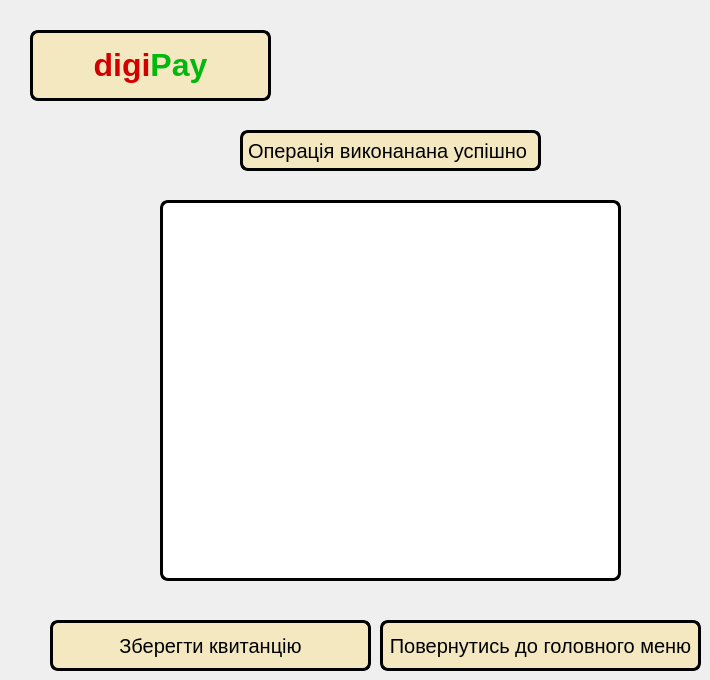
   <widget class="QWidget" name="checkPage">
    <widget class="QLabel" name="digipay_label_5">
     <property name="geometry">
      <rect>
       <x>30</x>
       <y>30</y>
       <width>241</width>
       <height>71</height>
      </rect>
     </property>
     <property name="styleSheet">
      <string notr="true">background-color: #F4E8C1;
border-style: solid;
border-width: 3px;
border-radius: 8px</string>
     </property>
     <property name="text">
      <string>&lt;!DOCTYPE HTML PUBLIC &quot;-//W3C//DTD HTML 4.0//EN&quot; &quot;http://www.w3.org/TR/REC-html40/strict.dtd&quot;&gt;
&lt;html&gt;&lt;head&gt;&lt;meta name=&quot;qrichtext&quot; content=&quot;1&quot; /&gt;&lt;style type=&quot;text/css&quot;&gt;
p, li { white-space: pre-wrap; }
&lt;/style&gt;&lt;/head&gt;&lt;body style=&quot; font-family:'MS Shell Dlg 2'; font-size:8pt; font-weight:400; font-style:normal;&quot;&gt;
&lt;p style=&quot; margin-top:0px; margin-bottom:0px; margin-left:0px; margin-right:0px; -qt-block-indent:0; text-indent:0px;&quot;&gt;&lt;span style=&quot; font-size:24pt; font-weight:600; color:#d30000;&quot;&gt;digi&lt;/span&gt;&lt;span style=&quot; font-size:24pt; font-weight:600; color:#01b80d;&quot;&gt;Pay&lt;/span&gt;&lt;/p&gt;&lt;/body&gt;&lt;/html&gt;</string>
     </property>
     <property name="alignment">
      <set>Qt::AlignCenter</set>
     </property>
    </widget>
    <widget class="QLabel" name="check">
     <property name="geometry">
      <rect>
       <x>160</x>
       <y>200</y>
       <width>461</width>
       <height>381</height>
      </rect>
     </property>
     <property name="font">
      <font>
       <pointsize>15</pointsize>
      </font>
     </property>
     <property name="styleSheet">
      <string notr="true">background-color: #ffffff;
border-style: solid;
border-width: 3px;
border-radius: 8px</string>
     </property>
     <property name="text">
      <string/>
     </property>
     <property name="alignment">
      <set>Qt::AlignLeading|Qt::AlignLeft|Qt::AlignTop</set>
     </property>
    </widget>
    <widget class="QPushButton" name="back_to_main_menu">
     <property name="geometry">
      <rect>
       <x>380</x>
       <y>620</y>
       <width>321</width>
       <height>51</height>
      </rect>
     </property>
     <property name="font">
      <font>
       <pointsize>15</pointsize>
      </font>
     </property>
     <property name="cursor">
      <cursorShape>PointingHandCursor</cursorShape>
     </property>
     <property name="styleSheet">
      <string notr="true">background-color: #F4E8C1;
border-width: 3px;
border-radius: 8px;
border-color: black;
border-style: solid;
outline: 0;</string>
     </property>
     <property name="text">
      <string>Повернутись до головного меню</string>
     </property>
    </widget>
    <widget class="QLabel" name="label_4">
     <property name="geometry">
      <rect>
       <x>240</x>
       <y>130</y>
       <width>301</width>
       <height>41</height>
      </rect>
     </property>
     <property name="font">
      <font>
       <pointsize>15</pointsize>
      </font>
     </property>
     <property name="styleSheet">
      <string notr="true">background-color: #F4E8C1;
border-style: solid;
border-width: 3px;
border-radius: 8px</string>
     </property>
     <property name="text">
      <string>Операція виконанана успішно</string>
     </property>
    </widget>
    <widget class="QPushButton" name="save_check">
     <property name="geometry">
      <rect>
       <x>50</x>
       <y>620</y>
       <width>321</width>
       <height>51</height>
      </rect>
     </property>
     <property name="font">
      <font>
       <pointsize>15</pointsize>
      </font>
     </property>
     <property name="cursor">
      <cursorShape>PointingHandCursor</cursorShape>
     </property>
     <property name="styleSheet">
      <string notr="true">background-color: #F4E8C1;
border-width: 3px;
border-radius: 8px;
border-color: black;
border-style: solid;
outline: 0;</string>
     </property>
     <property name="text">
      <string>Зберегти квитанцію</string>
     </property>
    </widget>
   </widget>
